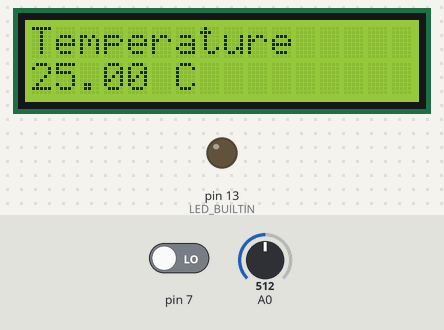
The sketch below on a simulated Arduino Uno, built with avr-gcc and run on an emulated ATmega328P. Parts: 16×2 character LCD, output pins drawn as LEDs (lit = HIGH). The test bench sets the inputs (shaded band); at power-on: pin 7 LOW, A0 = 512.

Above: at 1.2 s.
1.3 s: pin 7 driven HIGH
At 1.73 s:
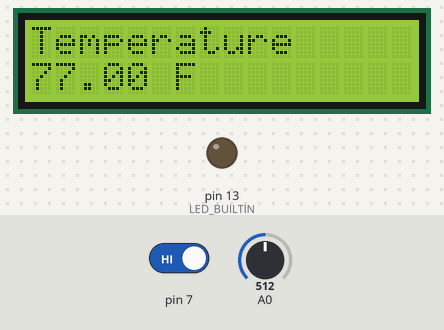
4.3 s: A0 set to 716
At 5.07 s:
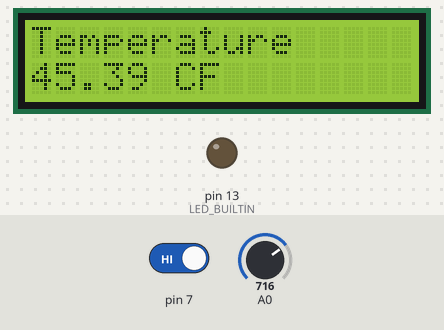
7.3 s: A0 set to 306
At 7.8 s:
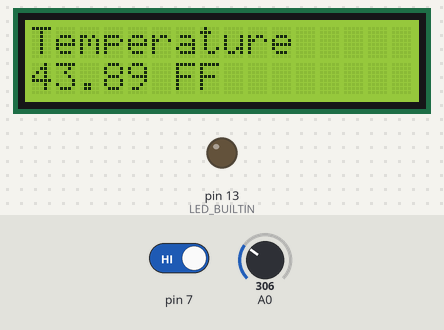
10.0 s: A0 set to 122
At 10.22 s:
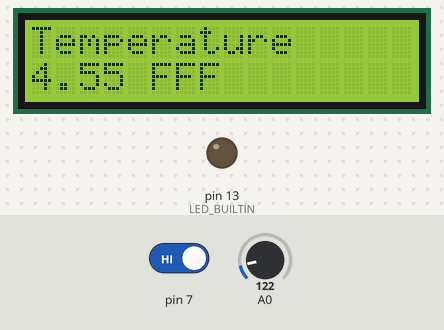
13.0 s: A0 set to 511
At 13.26 s:
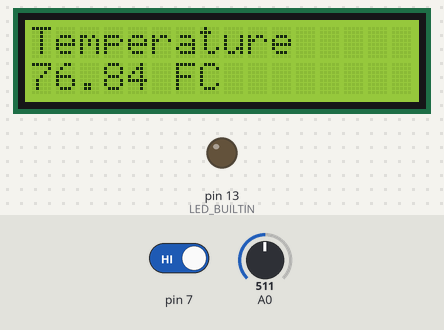
16.0 s: A0 set to 306
At 16.59 s:
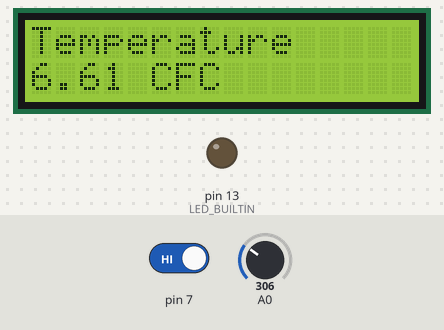
Timing chart, 0 to 19.0 s (numbered marks = the images above; inputs shaded):
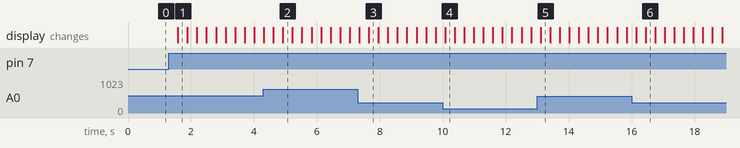

The sketch:

temp_lcd.ino
```cpp
/*
  The circuit:
 * LCD RS pin to digital pin 12
 * LCD Enable pin to digital pin 11
 * LCD D4 pin to digital pin 5
 * LCD D5 pin to digital pin 4
 * LCD D6 pin to digital pin 3
 * LCD D7 pin to digital pin 2
 * LCD R/W pin to ground
 * LCD VSS pin to ground
 * LCD VCC pin to 5V
 * 10K resistor:
 * ends to +5V and ground
 * wiper to LCD VO pin (pin 3)

 */

#include <LiquidCrystal.h>
#include <math.h>
#include <Wire.h>
//#include <RTClib.h>

//RTC_Millis RTC;

LiquidCrystal lcd(12, 11, 5, 4, 3, 2);
int cf = 0;

void setup()
{
//  RTC.begin(DateTime(__DATE__, __TIME__));
  lcd.begin(16, 2);
  pinMode(7, INPUT);
  pinMode(LED_BUILTIN, OUTPUT);
  digitalWrite(LED_BUILTIN, LOW);
}

void loop()
{
//  DateTime now = RTC.now();
  lcd.setCursor(0, 0);
  lcd.print("Temperature");
  if (digitalRead(7) == HIGH)
   cf = !cf;
  lcd.setCursor(0, 1);
  lcd.print(Thermistor(analogRead(A0)));
  lcd.print((cf == 1 ? " F" : " C"));
  /*
  if (now.day() < 10)
    lcd.print('0');
  lcd.print(now.day());
  lcd.print('/');
  if (now.month() < 10)
    lcd.print('0');
  lcd.print(now.month());
  lcd.print('/');
  lcd.print(now.year());
  */
  delay(300);
}

double Thermistor(int RawADC)
{
 double Temp;
 Temp = log(10000.0*((1024.0/RawADC-1)));
 Temp = 1 / (0.001129148 + (0.000234125 + (0.0000000876741 * Temp * Temp ))* Temp );
 Temp = Temp - 273.15;            // Convert Kelvin to Celcius
  if (cf == 1)
   Temp = (Temp * 9.0)/ 5.0 + 32.0; // Convert Celcius to Fahrenheit
 return Temp;
}
```

Measured:
- after the input at 1.3 s, the display: changes after 0.28 s (image 1)
- after the input at 4.3 s, the display: first changes at once (image 2 shows a later state)
- after the input at 7.3 s, the display: first changes after 0.05 s (image 3 shows a later state)
- after the input at 10.0 s, the display: changes after 0.08 s (image 4)
- after the input at 13.0 s, the display: changes after 0.11 s (image 5)
- after the input at 16.0 s, the display: first changes after 0.14 s (image 6 shows a later state)
